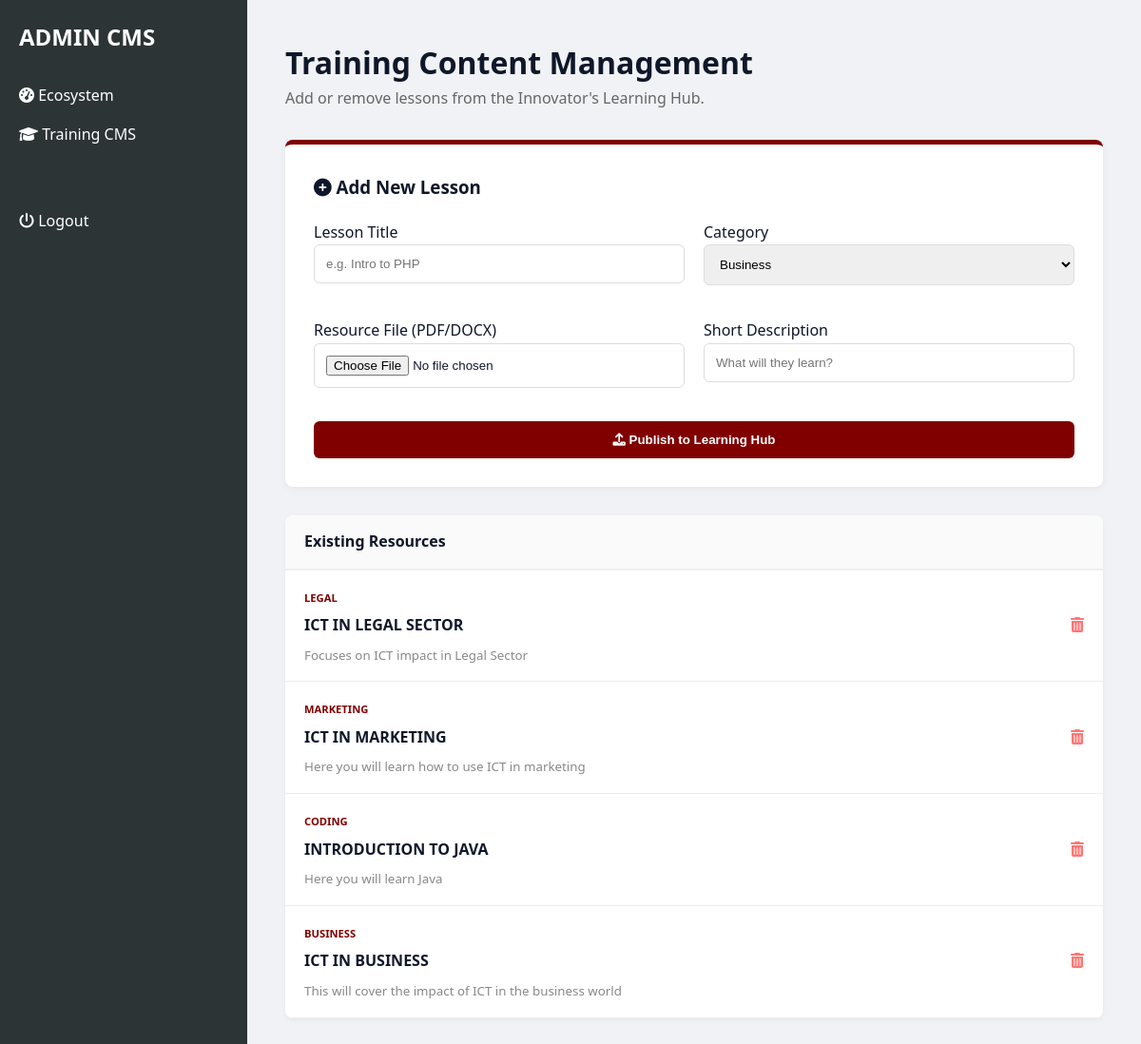
Screenshot of /admin_training.php (signed in) with the database file from the repository.
### tables this page shows
CREATE TABLE `resources` (
  `id` int(11) NOT NULL,
  `title` varchar(200) NOT NULL,
  `category` varchar(100) DEFAULT NULL,
  `link_url` varchar(255) NOT NULL,
  `file_url` varchar(255) NOT NULL,
  `uploaded_by` int(11) DEFAULT NULL,
  `created_at` timestamp NOT NULL DEFAULT current_timestamp(),
  `description` text NOT NULL
);

### admin_training.php (the view, shortened to what this page needs)
<?php
include 'db.php';
?>
<!DOCTYPE html>
<html lang="en">
<head>
    <link rel="stylesheet" href="css/style.css">
    <link rel="stylesheet" href="https://cdnjs.cloudflare.com/ajax/libs/font-awesome/6.0.0/css/all.min.css">
</head>
<body>
    <div class="sidebar">
        <h2 style="color: white; margin-bottom: 30px;">ADMIN CMS</h2>
        <ul class="nav-links" style="flex-direction: column; align-items: flex-start; gap: 15px; list-style:none; padding:0;">
            <li><a href="admin_dashboard.php" style="color: #bdc3c7; text-decoration:none;"><i class="fas fa-tachometer-alt"></i> Ecosystem</a></li>
            <li><a href="admin_training.php" style="color: #ff7675; text-decoration:none;"><i class="fas fa-graduation-cap"></i> Training CMS</a></li>
            <li><a href="logout.php" style="color: #bdc3c7; text-decoration:none; margin-top: 50px; display:block;"><i class="fas fa-power-off"></i> Logout</a></li>
        </ul>
    </div>
    <div class="main-content">
        <h1>Training Content Management</h1>
        <p style="color: #666; margin-bottom: 30px;">Add or remove lessons from the Innovator's Learning Hub.</p>
        <div class="upload-card">
            <h3><i class="fas fa-plus-circle"></i> Add New Lesson</h3>
            <form method="POST" enctype="multipart/form-data" style="display: grid; grid-template-columns: 1fr 1fr; gap: 20px; margin-top: 20px;">
                <div class="form-group">
                    <label>Lesson Title</label>
                    <input type="text" name="title" class="form-control" placeholder="e.g. Intro to PHP" required>
                </div>
                <div class="form-group">
                    <label>Category</label>
                    <select name="category" class="form-control">
                        <option>Business</option>
                    </select>
                </div>
                <div class="form-group">
                    <label>Resource File (PDF/DOCX)</label>
                    <input type="file" name="resource_file" class="form-control" required>
                </div>
                <div class="form-group">
                    <label>Short Description</label>
                    <input type="text" name="description" class="form-control" placeholder="What will they learn?" required>
                </div>
                <button type="submit" name="add_resource" class="btn-hero" style="grid-column: span 2;">
                    <i class="fas fa-upload"></i> Publish to Learning Hub
                </button>
            </form>
        </div>
        <div class="resource-list">
            <div style="background: #fafafa; padding: 15px 20px; font-weight: bold; border-bottom: 2px solid #eee;">Existing Resources</div>
            <?php
            $res = $conn->query("SELECT * FROM resources ORDER BY id DESC");
            if($res->num_rows > 0):
                while($row = $res->fetch_assoc()): ?>
                    <div class='resource-item'>
                        <div>
                            <span style='font-size:0.7rem; font-weight:bold; color:var(--maroon, #800000);'>
                                <?php echo strtoupper(htmlspecialchars($row['category'])); ?>
                            </span>
                            <h4 style='margin: 5px 0;'><?php echo htmlspecialchars($row['title']); ?></h4>
                            <small style="color: #888;"><?php echo htmlspecialchars($row['description']); ?></small>
                        </div>
                        <a href='admin_training.php?delete=<?php echo $row['id']; ?>'
                           style='color: #ff7675;'
                           onclick="return confirm('Delete this lesson and remove the file?')">
                           <i class='fas fa-trash-alt'></i>
                        </a>
                    </div>
                <?php endwhile;
            else: ?>
                <p style="padding: 20px; color: #999; text-align: center;">No resources found.</p>
            <?php endif; ?>
        </div>
    </div>
</body>
</html>

### css/style.css (style rules this page uses)
:root { --maroon: #800000; --maroon-dark: #660000; --blue-black: #1a1a2e; --white: #ffffff; --black: #000000; --light-bg: #f8fafc; --text-main: #0f172a; --text-muted: #475569; --border-color: #e2e8f0; }
* { margin: 0; padding: 0; box-sizing: border-box; }
body { font-family: 'Segoe UI', Tahoma, Geneva, Verdana, sans-serif; line-height: 1.6; color: var(--text-main); background-color: var(--white); }
.nav-links { display: flex; gap: 2rem; align-items: center; }
.nav-links a { color: var(--white) !important; text-decoration: none; font-weight: 500; transition: all 0.3s ease; position: relative; padding-bottom: 5px; }
.nav-links a::after { content: ''; position: absolute; width: 0; height: 3px; bottom: 0; left: 0; background-color: var(--blue-black); transition: width 0.3s ease; }
.btn-hero { background: var(--maroon); color: var(--white) !important; padding: 15px 35px; text-decoration: none; border-radius: 5px; font-weight: bold; display: inline-block; transition: 0.3s; border: 2px solid var(--maroon); }

### admin_training.php (style rules this page uses)
body { display: flex; min-height: 100vh; background: #f0f2f5; font-family: 'Segoe UI', sans-serif; }
.sidebar { width: 260px; background: #2d3436; color: white; padding: 20px; position: fixed; height: 100%; }
.main-content { margin-left: 260px; flex: 1; padding: 40px; }
.upload-card { background: white; padding: 30px; border-radius: 8px; margin-bottom: 30px; border-top: 5px solid var(--maroon, #800000); box-shadow: 0 2px 10px rgba(0,0,0,0.05); }
.form-group { margin-bottom: 15px; }
.form-control { width: 100%; padding: 12px; border: 1px solid #ddd; border-radius: 6px; box-sizing: border-box; }
.resource-list { background: white; border-radius: 8px; overflow: hidden; box-shadow: 0 2px 5px rgba(0,0,0,0.05); }
.resource-item { display: flex; justify-content: space-between; align-items: center; padding: 15px 20px; border-bottom: 1px solid #eee; }
.btn-hero { background: var(--maroon, #800000); color: white; padding: 12px 25px; border: none; border-radius: 6px; font-weight: bold; cursor: pointer; transition: 0.3s; }

### rows the page displays
resources: category "LEGAL", title "ICT IN LEGAL SECTOR", description "Focuses on ICT impact in Legal Sector"
resources: category "MARKETING", title "ICT IN MARKETING", description "Here you will learn how to use ICT in marketing"
resources: category "CODING", title "INTRODUCTION TO JAVA", description "Here you will learn Java"
resources: category "BUSINESS", title "ICT IN BUSINESS", description "This will cover the impact of ICT in the business world"
